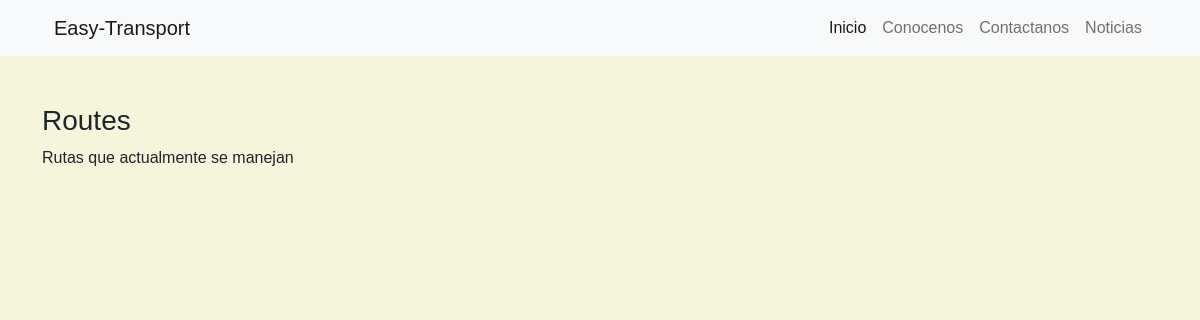
The page //routes on the database as committed earlier.
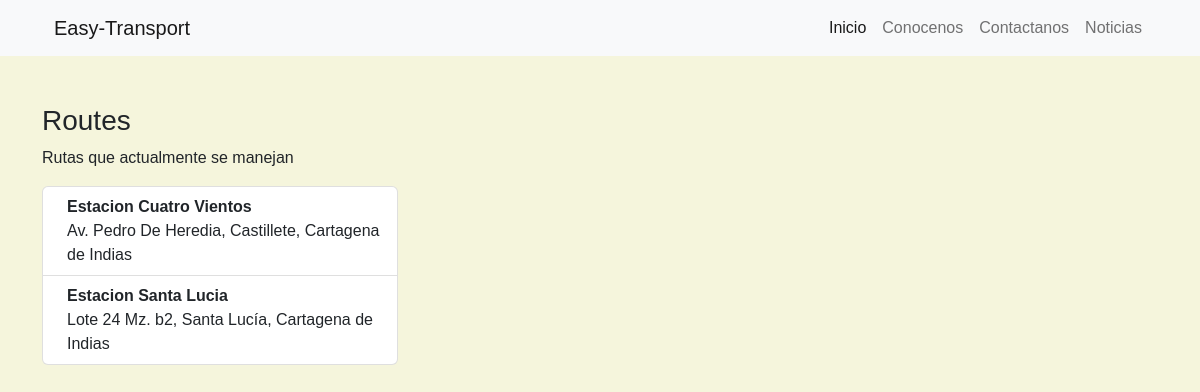
The same page on the database as committed later.
### Routes/models.py (models this page shows, shortened)
class Location( models.Model):
    name = models.CharField(max_length=250, verbose_name= 'Nombre de Ruta')
    addres = models.CharField(max_length=230, verbose_name= 'Direccion')
    latitude = models.FloatField(verbose_name='Latitud')
    length = models.FloatField(verbose_name='Longitud')
    class Meta:
        verbose_name = 'Ruta'
        verbose_name_plural = 'Rutas'
        ordering = ['name']

### Routes/views.py (the view)
# urls.py: path('/routes', include('Routes.urls')),
def routes(request):
    routess = Location.objects.all()
    initialMap = folium.Map(location=[10.4016011,-75.4879117], zoom_start=13)
    for route in routess:
        coordinates = (route.latitude, route.length)
        folium.Marker(coordinates, popup= route.name).add_to(initialMap)
    return render(request, 'routes.html',{
        'map': initialMap._repr_html_(),
        'Routes': routess
    })

### templates/routes.html (shortened to what this page needs)
{% extends 'layouts/nav.html' %}
{% block content %}
<div class='container mt-5'>
    <div class='row'>
        <div class='col-md-4'>
            <h3 class='header' >Routes</h3>
            <p>Rutas que actualmente se manejan</p>
            <ol class="list-group">
              {% for route in Routes  %}
                <li class="list-group-item d-flex justify-content-between align-items-start">
                  <div class="ms-2 me-auto">
                    <div class="fw-bold">{{route.name}}</div>
                  {{route.addres}}
                  </div>
                </li>
              {% endfor %}
              </ol>
        </div>
        <div class='col-md-8'>
        </div>
    </div>
{% endblock  %}

### templates/layouts/nav.html (shortened to what this page needs)
{% load static %}
<!DOCTYPE html>
<html lang="en">
    <head>
        <link rel="stylesheet" href="{% static 'css/bootstrap.min.css' %}">
        <link rel="stylesheet" href="{% static 'css/styles.css' %}">
        <link href="https://unpkg.com/ionicons@4.5.10-0/dist/css/ionicons.min.css" rel="stylesheet">
    </head>
<body id="body" class="position-relative">
    <nav class="navbar navbar-expand-lg bg-body-tertiary bg-light">
        <div class="container-lg">
      <div class="container">
        <a class="navbar-brand " href="#">Easy-Transport</a>
      </div>
        <div class="collapse navbar-collapse" id="navbarSupportedContent">
          <ul class="navbar-nav me-2" >
            {% if user.is_authenticated %}
              <li class="nav-item">
                <a class="nav-link active" aria-current="page" href="{% url 'homepage' %}">Inicio</a>
              </li>
              <li class="nav-item">
                <a class="nav-link" href="{% url 'routes' %}">Rutas</a>
              </li>
              <li class="nav-item">
                <a class="nav-link" href="{% url 'blog' %}">Comentarios</a>
              </li>
              <li class="nav-item dropdown">
                <a class="nav-link dropdown-toggle" href="#" role="button" data-bs-toggle="dropdown" aria-expanded="false">
                  {{user.username}}
                </a>
                <ul class="dropdown-menu">
                  <li><a class="dropdown-item" href="{% url 'logout' %}">Salir</a></li>
                  <li><a class="dropdown-item" href="{% url 'notifications' %}">Notificaciones</a></li>
                </ul>
              </li>
              {% else %}
              <li class="nav-item">
                <a class="nav-link active" aria-current="page" href={% url 'index' %}>Inicio</a>
              </li>
              <li class="nav-item">
                <a class="nav-link" href="#conocenos">Conocenos</a>
              </li>
              <li class="nav-item">
                <a class="nav-link" href="#footer">Contactanos</a>
              </li>
              <li class="nav-item">
                <a class="nav-link" href="#Noticias">Noticias</a>
              </li>
            {% endif %}
          </ul>
      </div>
      </div>
    </nav>
    {% block content %}
    {% endblock %}
</body>
</html>

### Easy_Transport/static/css/Styles.css (style rules this page uses)
body { font-family: Arial, sans-serif; margin: 0; padding: 0; background-color: beige; }

Rows that differ between the two databases and show on the page:
added Location: name "Estacion Cuatro Vientos", addres "Av. Pedro De Heredia, Castillete, Cartagena de Indias"
added Location: name "Estacion Santa Lucia", addres "Lote 24 Mz. b2, Santa Lucía, Cartagena de Indias"
